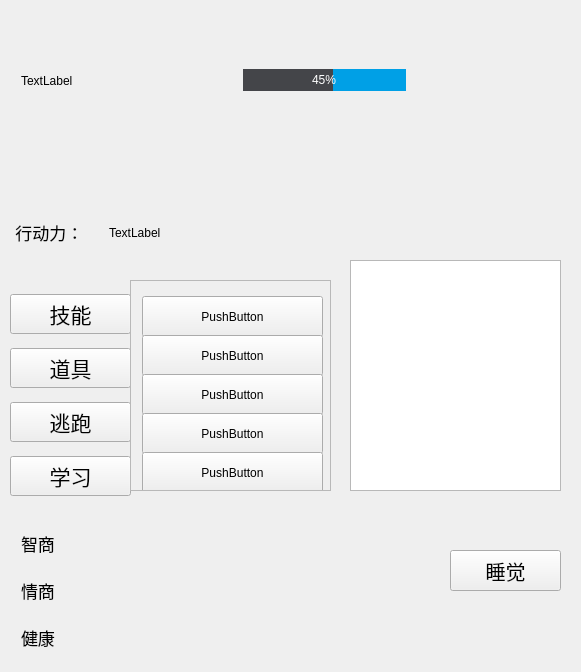
<?xml version="1.0" encoding="UTF-8"?>
<ui version="4.0">
 <class>fight</class>
 <widget class="QWidget" name="fight">
  <property name="enabled">
   <bool>true</bool>
  </property>
  <property name="geometry">
   <rect>
    <x>0</x>
    <y>0</y>
    <width>581</width>
    <height>672</height>
   </rect>
  </property>
  <property name="sizePolicy">
   <sizepolicy hsizetype="Preferred" vsizetype="Preferred">
    <horstretch>0</horstretch>
    <verstretch>0</verstretch>
   </sizepolicy>
  </property>
  <property name="windowTitle">
   <string>fight</string>
  </property>
  <property name="layoutDirection">
   <enum>Qt::LeftToRight</enum>
  </property>
  <property name="inputMethodHints">
   <set>Qt::ImhNone</set>
  </property>
  <widget class="QWidget" name="widget" native="true">
   <property name="geometry">
    <rect>
     <x>10</x>
     <y>20</y>
     <width>571</width>
     <height>121</height>
    </rect>
   </property>
   <layout class="QHBoxLayout" name="horizontalLayout">
    <item>
     <widget class="QLabel" name="cou_name">
      <property name="text">
       <string>TextLabel</string>
      </property>
     </widget>
    </item>
    <item>
     <spacer name="horizontalSpacer">
      <property name="orientation">
       <enum>Qt::Horizontal</enum>
      </property>
      <property name="sizeHint" stdset="0">
       <size>
        <width>40</width>
        <height>20</height>
       </size>
      </property>
     </spacer>
    </item>
    <item>
     <widget class="QProgressBar" name="curpro">
      <property name="sizePolicy">
       <sizepolicy hsizetype="Expanding" vsizetype="Fixed">
        <horstretch>0</horstretch>
        <verstretch>0</verstretch>
       </sizepolicy>
      </property>
      <property name="contextMenuPolicy">
       <enum>Qt::DefaultContextMenu</enum>
      </property>
      <property name="layoutDirection">
       <enum>Qt::RightToLeft</enum>
      </property>
      <property name="styleSheet">
       <string notr="true">QProgressBar{
        border: none;
        color: white;
        text-align: center;
        background: rgb(68, 69, 73);
}
QProgressBar::chunk {
        border: none;
        background: rgb(0, 160, 230);
}</string>
      </property>
      <property name="minimum">
       <number>0</number>
      </property>
      <property name="maximum">
       <number>100</number>
      </property>
      <property name="value">
       <number>45</number>
      </property>
      <property name="alignment">
       <set>Qt::AlignJustify|Qt::AlignTop</set>
      </property>
      <property name="orientation">
       <enum>Qt::Horizontal</enum>
      </property>
      <property name="textDirection">
       <enum>QProgressBar::TopToBottom</enum>
      </property>
      <property name="format">
       <string>%p%</string>
      </property>
     </widget>
    </item>
    <item>
     <spacer name="horizontalSpacer_2">
      <property name="orientation">
       <enum>Qt::Horizontal</enum>
      </property>
      <property name="sizeHint" stdset="0">
       <size>
        <width>40</width>
        <height>20</height>
       </size>
      </property>
     </spacer>
    </item>
   </layout>
  </widget>
  <widget class="QWidget" name="widget_2" native="true">
   <property name="geometry">
    <rect>
     <x>10</x>
     <y>280</y>
     <width>121</width>
     <height>231</height>
    </rect>
   </property>
   <layout class="QVBoxLayout" name="verticalLayout">
    <property name="spacing">
     <number>0</number>
    </property>
    <property name="sizeConstraint">
     <enum>QLayout::SetDefaultConstraint</enum>
    </property>
    <property name="leftMargin">
     <number>0</number>
    </property>
    <property name="topMargin">
     <number>0</number>
    </property>
    <property name="rightMargin">
     <number>0</number>
    </property>
    <property name="bottomMargin">
     <number>0</number>
    </property>
    <item>
     <widget class="QPushButton" name="skill">
      <property name="font">
       <font>
        <family>楷体</family>
        <pointsize>16</pointsize>
       </font>
      </property>
      <property name="text">
       <string>技能</string>
      </property>
     </widget>
    </item>
    <item>
     <widget class="QPushButton" name="item">
      <property name="font">
       <font>
        <family>楷体</family>
        <pointsize>16</pointsize>
       </font>
      </property>
      <property name="text">
       <string>道具</string>
      </property>
     </widget>
    </item>
    <item>
     <widget class="QPushButton" name="run">
      <property name="font">
       <font>
        <family>楷体</family>
        <pointsize>16</pointsize>
       </font>
      </property>
      <property name="text">
       <string>逃跑</string>
      </property>
     </widget>
    </item>
    <item>
     <widget class="QPushButton" name="attack">
      <property name="enabled">
       <bool>true</bool>
      </property>
      <property name="font">
       <font>
        <family>楷体</family>
        <pointsize>16</pointsize>
       </font>
      </property>
      <property name="text">
       <string>学习</string>
      </property>
     </widget>
    </item>
   </layout>
  </widget>
  <widget class="QWidget" name="widget_3" native="true">
   <property name="geometry">
    <rect>
     <x>0</x>
     <y>210</y>
     <width>211</width>
     <height>45</height>
    </rect>
   </property>
   <layout class="QHBoxLayout" name="horizontalLayout_2">
    <item>
     <widget class="QLabel" name="label">
      <property name="font">
       <font>
        <family>楷体</family>
        <pointsize>13</pointsize>
       </font>
      </property>
      <property name="cursor">
       <cursorShape>ArrowCursor</cursorShape>
      </property>
      <property name="text">
       <string> 行动力：  </string>
      </property>
     </widget>
    </item>
    <item>
     <widget class="QLabel" name="movepoint">
      <property name="text">
       <string>TextLabel</string>
      </property>
     </widget>
    </item>
   </layout>
  </widget>
  <widget class="QWidget" name="widget_4" native="true">
   <property name="geometry">
    <rect>
     <x>10</x>
     <y>520</y>
     <width>191</width>
     <height>141</height>
    </rect>
   </property>
   <layout class="QFormLayout" name="formLayout">
    <item row="0" column="1">
     <widget class="QLabel" name="zili">
      <property name="font">
       <font>
        <family>楷体</family>
        <pointsize>13</pointsize>
       </font>
      </property>
      <property name="text">
       <string/>
      </property>
     </widget>
    </item>
    <item row="1" column="0">
     <spacer name="verticalSpacer_2">
      <property name="orientation">
       <enum>Qt::Vertical</enum>
      </property>
      <property name="sizeHint" stdset="0">
       <size>
        <width>20</width>
        <height>40</height>
       </size>
      </property>
     </spacer>
    </item>
    <item row="2" column="0">
     <widget class="QLabel" name="label_3">
      <property name="font">
       <font>
        <family>楷体</family>
        <pointsize>13</pointsize>
       </font>
      </property>
      <property name="text">
       <string>情商</string>
      </property>
     </widget>
    </item>
    <item row="2" column="1">
     <widget class="QLabel" name="qinshang">
      <property name="font">
       <font>
        <family>楷体</family>
        <pointsize>13</pointsize>
       </font>
      </property>
      <property name="text">
       <string/>
      </property>
     </widget>
    </item>
    <item row="3" column="0">
     <spacer name="verticalSpacer">
      <property name="orientation">
       <enum>Qt::Vertical</enum>
      </property>
      <property name="sizeHint" stdset="0">
       <size>
        <width>20</width>
        <height>40</height>
       </size>
      </property>
     </spacer>
    </item>
    <item row="4" column="0">
     <widget class="QLabel" name="label_4">
      <property name="font">
       <font>
        <family>楷体</family>
        <pointsize>13</pointsize>
       </font>
      </property>
      <property name="text">
       <string>健康</string>
      </property>
     </widget>
    </item>
    <item row="4" column="1">
     <widget class="QLabel" name="jiankang">
      <property name="font">
       <font>
        <family>楷体</family>
        <pointsize>13</pointsize>
       </font>
      </property>
      <property name="text">
       <string/>
      </property>
     </widget>
    </item>
    <item row="0" column="0">
     <widget class="QLabel" name="label_2">
      <property name="font">
       <font>
        <family>楷体</family>
        <pointsize>13</pointsize>
       </font>
      </property>
      <property name="text">
       <string>智商</string>
      </property>
     </widget>
    </item>
   </layout>
  </widget>
  <widget class="QPushButton" name="back">
   <property name="geometry">
    <rect>
     <x>450</x>
     <y>550</y>
     <width>111</width>
     <height>41</height>
    </rect>
   </property>
   <property name="font">
    <font>
     <family>楷体</family>
     <pointsize>15</pointsize>
    </font>
   </property>
   <property name="text">
    <string>睡觉</string>
   </property>
  </widget>
  <widget class="QTextEdit" name="textEdit">
   <property name="geometry">
    <rect>
     <x>350</x>
     <y>260</y>
     <width>211</width>
     <height>231</height>
    </rect>
   </property>
   <property name="readOnly">
    <bool>true</bool>
   </property>
  </widget>
  <widget class="QScrollArea" name="skilltable">
   <property name="geometry">
    <rect>
     <x>130</x>
     <y>280</y>
     <width>201</width>
     <height>211</height>
    </rect>
   </property>
   <property name="widgetResizable">
    <bool>true</bool>
   </property>
   <widget class="QWidget" name="scrollAreaWidgetContents">
    <property name="geometry">
     <rect>
      <x>0</x>
      <y>0</y>
      <width>199</width>
      <height>209</height>
     </rect>
    </property>
    <widget class="QPushButton" name="pushButton">
     <property name="geometry">
      <rect>
       <x>11</x>
       <y>15</y>
       <width>181</width>
       <height>41</height>
      </rect>
     </property>
     <property name="text">
      <string>PushButton</string>
     </property>
    </widget>
    <widget class="QPushButton" name="pushButton_2">
     <property name="geometry">
      <rect>
       <x>11</x>
       <y>54</y>
       <width>181</width>
       <height>41</height>
      </rect>
     </property>
     <property name="text">
      <string>PushButton</string>
     </property>
    </widget>
    <widget class="QPushButton" name="pushButton_3">
     <property name="geometry">
      <rect>
       <x>11</x>
       <y>93</y>
       <width>181</width>
       <height>41</height>
      </rect>
     </property>
     <property name="text">
      <string>PushButton</string>
     </property>
    </widget>
    <widget class="QPushButton" name="pushButton_4">
     <property name="geometry">
      <rect>
       <x>11</x>
       <y>132</y>
       <width>181</width>
       <height>41</height>
      </rect>
     </property>
     <property name="text">
      <string>PushButton</string>
     </property>
    </widget>
    <widget class="QPushButton" name="pushButton_5">
     <property name="geometry">
      <rect>
       <x>11</x>
       <y>171</y>
       <width>181</width>
       <height>41</height>
      </rect>
     </property>
     <property name="text">
      <string>PushButton</string>
     </property>
    </widget>
   </widget>
  </widget>
 </widget>
 <layoutdefault spacing="6" margin="11"/>
 <resources/>
 <connections/>
</ui>
